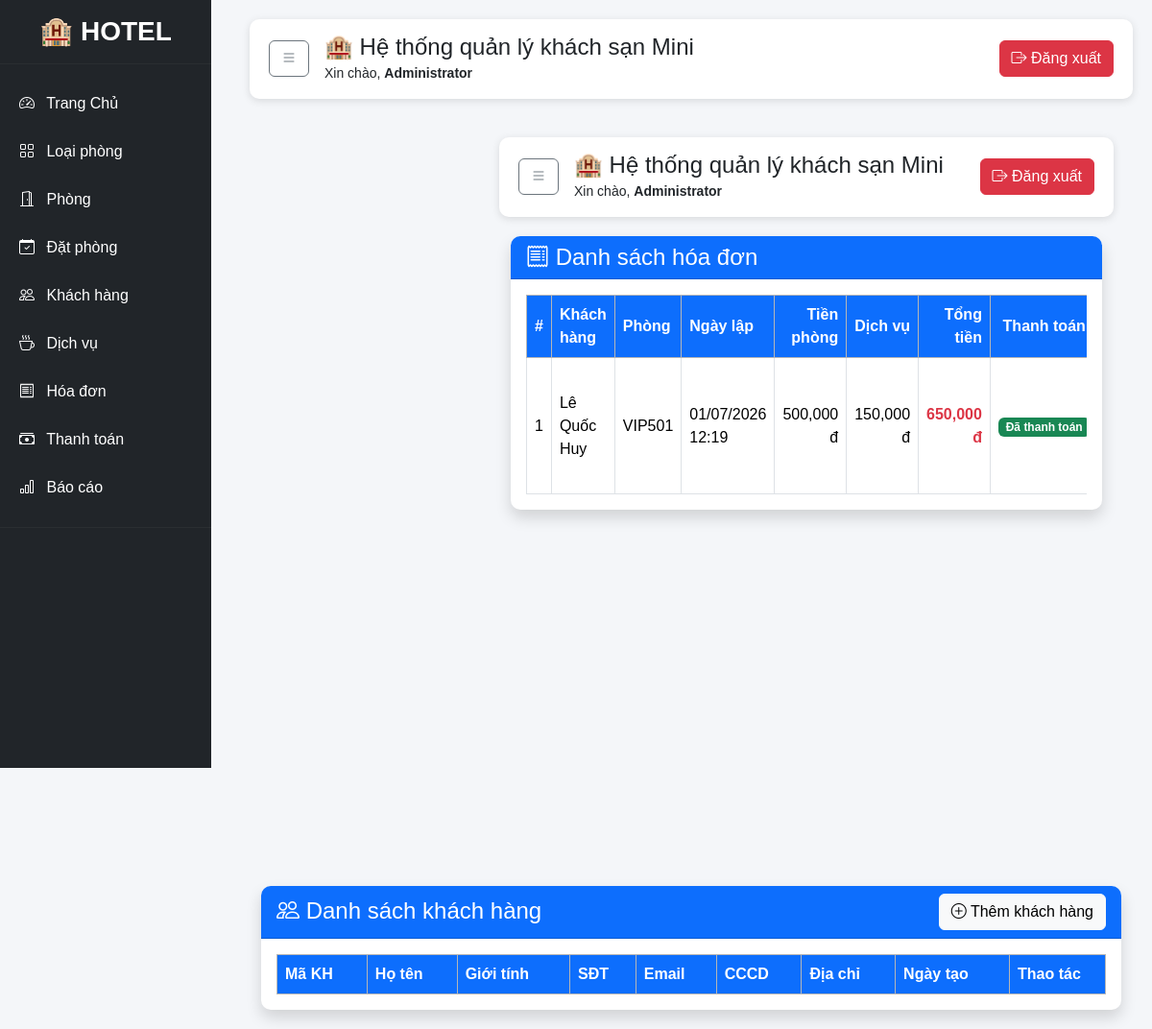
Screenshot of /modules/customers/index.php (signed in) with the database file from the repository.
### tables this page shows
CREATE TABLE invoices (
    invoice_id INT AUTO_INCREMENT PRIMARY KEY,
    booking_id INT NOT NULL,
    invoice_date DATETIME DEFAULT CURRENT_TIMESTAMP,
    
    room_total INT DEFAULT 0,
    service_total INT DEFAULT 0,
    total_amount INT DEFAULT 0,

    FOREIGN KEY (booking_id)
    REFERENCES bookings(booking_id)
);

CREATE TABLE customers (
    customer_id INT AUTO_INCREMENT PRIMARY KEY,
    full_name VARCHAR(100) NOT NULL,
    gender ENUM('Nam', 'Nữ', 'Khác'),
    phone VARCHAR(15),
    email VARCHAR(100),
    id_card VARCHAR(20),
    address TEXT,
    created_at DATETIME DEFAULT CURRENT_TIMESTAMP
);

### modules/customers/index.php (the view, shortened to what this page needs)
<?php
    include '../../includes/header.php';
?>
<?php
include '../../config/database.php';
include '../../includes/header.php';
$conn = $conn;
$sql = "
    SELECT
        i.invoice_id,
        i.invoice_date,
        i.room_total,
        i.service_total,
        i.total_amount,
        b.booking_id,
        c.full_name,
        GROUP_CONCAT(r.room_number SEPARATOR ', ') AS rooms,
        (SELECT COUNT(*) FROM payments p
            WHERE p.invoice_id = i.invoice_id) AS paid
    FROM invoices i
    JOIN bookings b ON i.booking_id = b.booking_id
    JOIN customers c ON b.customer_id = c.customer_id
    LEFT JOIN booking_details bd ON b.booking_id = bd.booking_id
    LEFT JOIN rooms r ON bd.room_id = r.room_id
    GROUP BY i.invoice_id
    ORDER BY i.invoice_id DESC
";
$result = mysqli_query($conn, $sql);
?>
<div class="container-fluid">
    <div class="card shadow">
        <div class="card-header bg-primary text-white d-flex justify-content-between align-items-center">
            <h4 class="mb-0">
                <i class="bi bi-receipt"></i>
                Danh sách hóa đơn
            </h4>
        </div>
        <div class="card-body">
            <div class="table-responsive">
                <table class="table table-bordered table-hover align-middle">
                    <thead class="table-secondary">
                        <tr>
                            <th>#</th>
                            <th>Khách hàng</th>
                            <th>Phòng</th>
                            <th>Ngày lập</th>
                            <th class="text-end">Tiền phòng</th>
                            <th class="text-end">Dịch vụ</th>
                            <th class="text-end">Tổng tiền</th>
                            <th class="text-center">Thanh toán</th>
                        </tr>
                    </thead>
                    <tbody>
                        <?php $stt = 1; while($row = mysqli_fetch_assoc($result)) { ?>
                            <tr>
                                <td><?= $stt++ ?></td>
                                <td><?= htmlspecialchars($row['full_name']) ?></td>
                                <td><?= $row['rooms'] ?></td>
                                <td>
                                    <?= date("d/m/Y H:i", strtotime($row['invoice_date'])) ?>
                                </td>
                                <td class="text-end">
                                    <?= number_format($row['room_total']) ?> đ
                                </td>
                                <td class="text-end">
                                    <?= number_format($row['service_total']) ?> đ
                                </td>
                                <td class="text-end fw-bold text-danger">
                                    <?= number_format($row['total_amount']) ?> đ
                                </td>
                                <td class="text-center">
                                    <?php if($row['paid'] > 0) { ?>
                                        <span class="badge bg-success">Đã thanh toán</span>
                                    <?php } else { ?>
                                        <span class="badge bg-warning text-dark">Chưa thanh toán</span>
                                    <?php } ?>
                                </td>
                            </tr>
                        <?php } ?>
                    </tbody>
                </table>
            </div>
        </div>
    </div>
</div>
<?php include '../../includes/footer.php'; ?>
<div class="container-fluid">
    <div class="card shadow">
        <div class="card-header bg-primary text-white d-flex justify-content-between align-items-center">
            <h4 class="mb-0">
                <i class="bi bi-people"></i>
                Danh sách khách hàng
            </h4>
            <a href="create.php" class="btn btn-light">
                <i class="bi bi-plus-circle"></i>
                Thêm khách hàng
            </a>
        </div>
        <div class="card-body">
            <div class="table-responsive">
            <table class="table table-bordered table-hover align-middle">
                <thead class="table-secondary">
                    <tr>
                        <th>Mã KH</th>
                        <th>Họ tên</th>
                        <th>Giới tính</th>
                        <th>SĐT</th>
                        <th>Email</th>
                        <th>CCCD</th>
                        <th>Địa chỉ</th>
                        <th>Ngày tạo</th>
                        <th width="100">Thao tác</th>
                    </tr>
                </thead>
            </table>
        </div>
    </div>
</div>
<?php include __DIR__.'/../../includes/footer.php'; ?>

### assets/css/header.css (style rules this page uses)
body { margin:0; background:#f4f6f9; font-family:Arial, Helvetica, sans-serif; overflow-x:hidden; }
.card { border:none; border-radius:10px; overflow:hidden; box-shadow:0 2px 8px rgba(0,0,0,.12); }
.table { margin-bottom:0; }
.table thead th { background:#0d6efd; color:white; }
.table td, .table th { vertical-align:middle; }
.table-responsive { overflow-x:auto; }
.btn { border-radius:6px; }

### rows the page displays
invoices: customers.full_name "Lê Quốc Huy", rooms "VIP501", invoice_date "01/07/2026 12:19", room_total "500,000", service_total "150,000", total_amount "650,000"

### other values shown
$_SESSION['full_name'] "Administrator Administrator"
